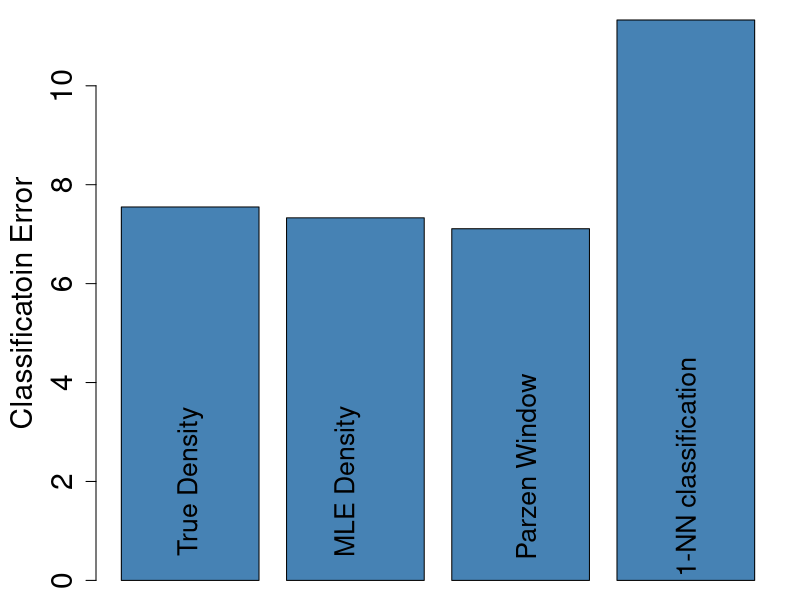

The R source for this figure:


d <- c(7.55, 7.33, 7.11, 11.33)

svg("error.1.svg")
par(mar=c(0.7, 4.8, 1, 1))
barplot(d, cex.axis=1.8, cex.lab=1.8, col="steelblue", ylab="Classificatoin Error")
text(x=0.7, y=2, "True Density", cex=1.6, srt=90)
text(x=1.84, y=2, "MLE Density", cex=1.6, srt=90)
text(x=3.14, y=2.3, "Parzen Window", cex=1.6, srt=90)
text(x=4.3, y=2.3, "1-NN classification", cex=1.6, srt=90)

dev.off()

